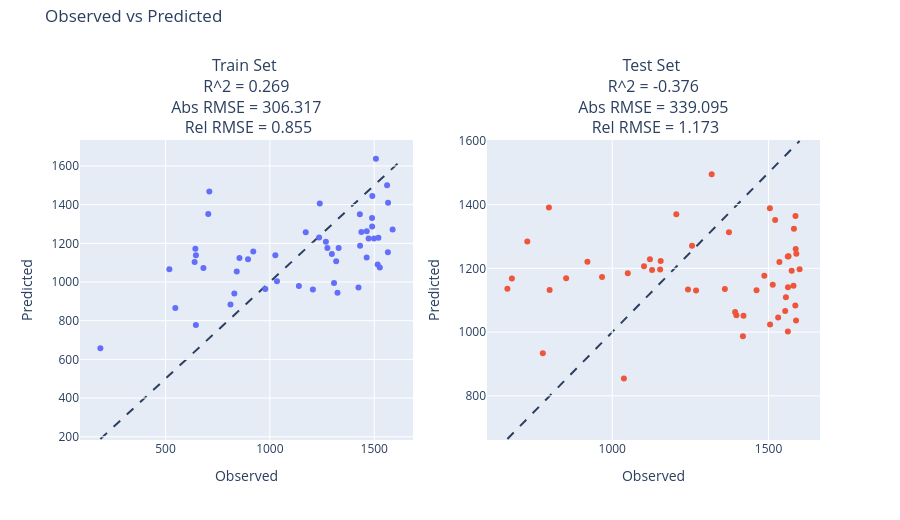

The notebook cell this image was saved under:
### Markdown cell above
### Evaluate the model on the train and test set

### Code cell
# Make predictions
yhat = pipe.predict(X)
X_test = doe_test
y_test = tar_test
yhat_test = pipe.predict(X_test)
# Plot observed vs predicted with error metrics (R2, absolute and relative RMSE)
plothelpers.observed_vs_predicted(y, yhat, y_test, yhat_test)

### Figure 1 — Plotly figure (JSON) as saved in the notebook; plotly's stock layout.template omitted (floating-point values rounded to 4 significant figures)
{"data": [{"mode": "markers", "name": "Train Set", "type": "scatter", "x": [1565.0, 854.4, 1206.0, 1588.0, 811.6, 841.5, 645.9, 978.3, 1026.0, 1307.0, 1034.0, 1268.0, 1490.0, 1520.0, 1329.0, 1431.0, 1566.0, 1438.0, 829.9, 705.0, 1432.0, 188.4, 1499.0, 920.6, 1489.0, 1236.0, 1324.0, 1491.0, 1318.0, 1464.0, 645.6, 518.7, 1508.0, 681.9, 643.3, 1172.0, 1527.0, 710.2, 547.1, 1239.0, 1276.0, 1516.0, 1473.0, 1561.0, 895.4, 1139.0, 1424.0, 1464.0, 639.5, 1297.0], "xaxis": "x", "y": [1154.0, 1124.0, 961.1, 1271.0, 883.8, 1054.0, 1138.0, 964.2, 1138.0, 994.9, 1004.0, 1208.0, 1287.0, 1228.0, 1176.0, 1350.0, 1409.0, 1258.0, 941.2, 1352.0, 1188.0, 657.4, 1225.0, 1158.0, 1331.0, 1230.0, 944.1, 1445.0, 1107.0, 1126.0, 777.8, 1066.0, 1637.0, 1073.0, 1172.0, 1257.0, 1075.0, 1468.0, 865.3, 1406.0, 1176.0, 1091.0, 1225.0, 1501.0, 1117.0, 979.4, 971.4, 1262.0, 1103.0, 1145.0], "yaxis": "y"}, {"mode": "markers", "name": "Test Set", "type": "scatter", "x": [1487.0, 852.5, 1553.0, 1562.0, 1562.0, 1556.0, 664.6, 1588.0, 1574.0, 1393.0, 1586.0, 1535.0, 1587.0, 1121.0, 967.4, 1581.0, 1521.0, 1255.0, 1505.0, 728.3, 1127.0, 1037.0, 1153.0, 1599.0, 1373.0, 1589.0, 1397.0, 1586.0, 1268.0, 1580.0, 777.9, 1462.0, 1318.0, 1514.0, 679.0, 920.6, 1242.0, 797.4, 1418.0, 1205.0, 1155.0, 1360.0, 1102.0, 1504.0, 799.7, 1531.0, 1420.0, 1564.0, 1562.0, 1050.0], "xaxis": "x2", "y": [1176.0, 1169.0, 1066.0, 1237.0, 1002.0, 1109.0, 1136.0, 1037.0, 1192.0, 1063.0, 1083.0, 1220.0, 1261.0, 1228.0, 1173.0, 1324.0, 1352.0, 1271.0, 1024.0, 1284.0, 1195.0, 854.2, 1197.0, 1197.0, 1313.0, 1246.0, 1053.0, 1364.0, 1130.0, 1146.0, 933.6, 1131.0, 1495.0, 1149.0, 1168.0, 1221.0, 1133.0, 1391.0, 987.0, 1370.0, 1223.0, 1135.0, 1206.0, 1388.0, 1132.0, 1045.0, 1052.0, 1238.0, 1140.0, 1185.0], "yaxis": "y2"}], "layout": {"annotations": [{"font": {"size": 16}, "showarrow": false, "text": "Train Set <br> R^2 = 0.269 <br> Abs RMSE = 306.317 <br> Rel RMSE = 0.855", "x": 0.225, "xanchor": "center", "xref": "paper", "y": 1.0, "yanchor": "bottom", "yref": "paper"}, {"font": {"size": 16}, "showarrow": false, "text": "Test Set <br> R^2 = -0.376 <br> Abs RMSE = 339.095 <br> Rel RMSE = 1.173", "x": 0.775, "xanchor": "center", "xref": "paper", "y": 1.0, "yanchor": "bottom", "yref": "paper"}], "height": 520, "margin": {"t": 140}, "shapes": [{"layer": "below", "line": {"dash": "dash"}, "type": "line", "x0": 188.4, "x1": 1637.0, "xref": "x", "y0": 188.4, "y1": 1637.0, "yref": "y"}, {"layer": "below", "line": {"dash": "dash"}, "type": "line", "x0": 664.6, "x1": 1599.0, "xref": "x2", "y0": 664.6, "y1": 1599.0, "yref": "y2"}], "showlegend": false, "title": {"text": "Observed vs Predicted", "y": 0.98}, "xaxis": {"anchor": "y", "domain": [0.0, 0.45], "title": {"text": "Observed"}}, "xaxis2": {"anchor": "y2", "domain": [0.55, 1.0], "title": {"text": "Observed"}}, "yaxis": {"anchor": "x", "domain": [0.0, 1.0], "title": {"text": "Predicted"}}, "yaxis2": {"anchor": "x2", "domain": [0.0, 1.0], "title": {"text": "Predicted"}}}}
